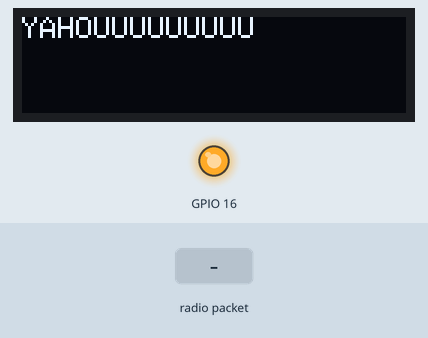
Simulated run of this sketch. Board: ESP32. Shown: 128×32 one-colour display, output pins drawn as LEDs (lit = HIGH). The test bench sets the inputs (shaded band). The display library's start-up logo is not drawn; no radio packets arrive unless stated; what the sketch prints to the serial monitor is not drawn.

Above: at 6.8 s.
6.9 s: radio packet "1" arrives
At 8.0 s:
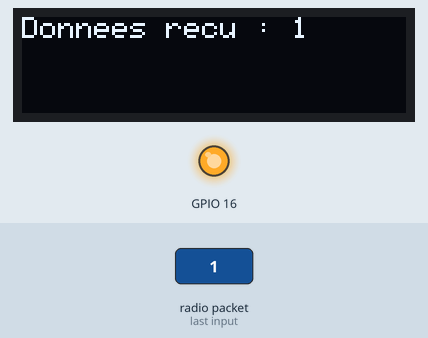
8.4 s: radio packet "0" arrives
At 9.1 s:
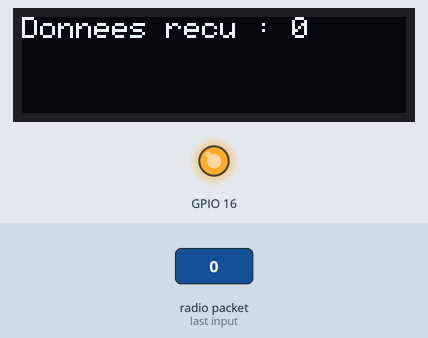
9.9 s: radio packet "2" arrives
At 10.3 s:
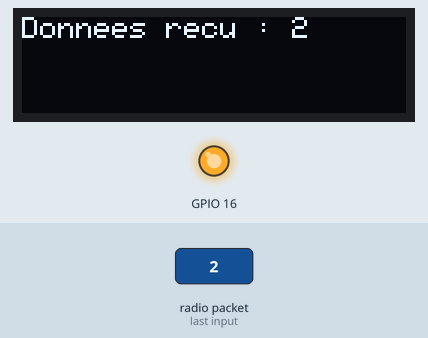
Timing chart, 0 to 12.9 s (numbered marks = the images above; inputs shaded):
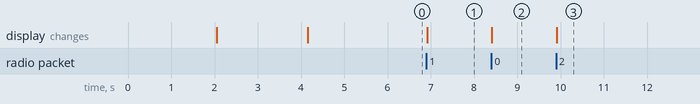

The sketch:

Newled.ino
```cpp
#include <SPI.h>
#include <LoRa.h>
#include <Wire.h>
//#include "SSD1306.h"
#include <Adafruit_SSD1306.h>

#define SCK     5    // GPIO5  -- SX1278's SCK
#define MISO    19   // GPIO19 -- SX1278's MISO
#define MOSI    27   // GPIO27 -- SX1278's MOSI
#define SS      18   // GPIO18 -- SX1278's CS
#define RST     14   // GPIO14 -- SX1278's RESET
#define DI0     26   // GPIO26 -- SX1278's IRQ(Interrupt Request)
#define BAND    868E6

#define SCREEN_WIDTH 128 // OLED display width, in pixels
#define SCREEN_HEIGHT 32 // OLED display height, in pixels

#define OLED_RESET     -1 // Reset pin # (or -1 if sharing Arduino reset pin)
#define SCREEN_ADDRESS 0x3C ///< See datasheet for Address; 0x3D for 128x64, 0x3C for 128x32
Adafruit_SSD1306 display(SCREEN_WIDTH, SCREEN_HEIGHT, &Wire, OLED_RESET);

String rssi = "RSSI --";
String packSize = "--";
String packet ;
int counter = 0;


void setup() {
  // SSD1306_SWITCHCAPVCC = generate display voltage from 3.3V internally
  if(!display.begin(SSD1306_SWITCHCAPVCC, SCREEN_ADDRESS)) {
    Serial.println(F("SSD1306 allocation failed"));
    for(;;); // Don't proceed, loop forever
  }

  // Show initial display buffer contents on the screen --
  // the library initializes this with an Adafruit splash screen.
  display.display();
  delay(2000); // Pause for 2 seconds

  // Clear the buffer
  display.clearDisplay();

  // Draw a single pixel in white
  display.drawPixel(10, 10, SSD1306_WHITE);

  // Show the display buffer on the screen. You MUST call display() after
  // drawing commands to make them visible on screen!
  display.display();
  delay(2000);
  pinMode(16,OUTPUT);
  digitalWrite(16, LOW);    // set GPIO16 low to reset OLED
  delay(50);
  digitalWrite(16, HIGH); // while OLED is running, must set GPIO16 in high、

  Serial.begin(115200);
  while (!Serial);
  Serial.println();
  Serial.println("LoRa Receiver Callback");
  SPI.begin(SCK,MISO,MOSI,SS);
  LoRa.setPins(SS,RST,DI0);
  if (!LoRa.begin(868E6)) {
    Serial.println("Starting LoRa failed!");
    while (1);
  }
  LoRa.setSpreadingFactor(7);
  LoRa.setSignalBandwidth(125E3);
  //LoRa.onReceive(cbk);
  LoRa.receive();
  Serial.println("init ok");
  display.setTextSize(1);
  display.clearDisplay();

  display.display();
  display.setTextColor(SSD1306_WHITE);
  display.println("YAHOUUUUUUUUU");
  display.display();
  delay(1500);
}

void loop() {
  int packetSize = LoRa.parsePacket();
  if (packetSize) {
        // received a packet
        counter ++;
        Serial.print("Received packet '");
        String recv = "";
        // read packet
        while (LoRa.available()) {
            recv += (char)LoRa.read();
        }
        display.clearDisplay();
        display.setCursor(0, 0);
        display.print("Donnees recu : ");
        display.print(recv);
        display.display();
        delay(10);
}
}
```

Measured:
- after the input at 6.9 s, the display: changes at once (image 1)
- after the input at 8.4 s, the display: changes at once (image 2)
- after the input at 9.9 s, the display: changes at once (image 3)
